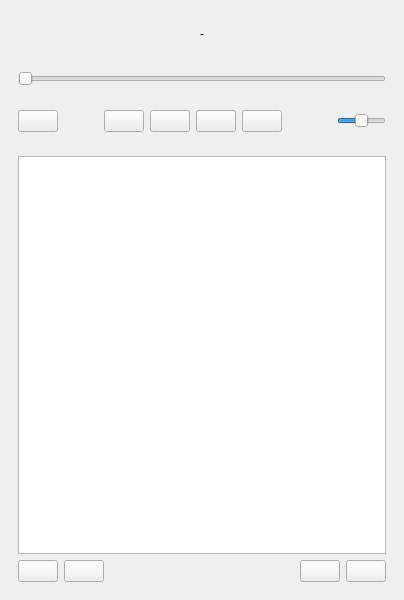
<?xml version="1.0" encoding="UTF-8"?>
<ui version="4.0">
 <class>MainWindow</class>
 <widget class="QMainWindow" name="MainWindow">
  <property name="geometry">
   <rect>
    <x>0</x>
    <y>0</y>
    <width>404</width>
    <height>600</height>
   </rect>
  </property>
  <property name="minimumSize">
   <size>
    <width>404</width>
    <height>600</height>
   </size>
  </property>
  <property name="windowTitle">
   <string notr="true">Cassette</string>
  </property>
  <property name="windowIcon">
   <iconset theme="media-tape">
    <normaloff>.</normaloff>.</iconset>
  </property>
  <property name="locale">
   <locale language="English" country="UnitedStates"/>
  </property>
  <widget class="QWidget" name="centralwidget">
   <layout class="QVBoxLayout" name="verticalLayout_4">
    <property name="bottomMargin">
     <number>0</number>
    </property>
    <item>
     <widget class="QWidget" name="main" native="true">
      <layout class="QVBoxLayout" name="verticalLayout_3">
       <item>
        <widget class="QWidget" name="w_info" native="true">
         <property name="sizePolicy">
          <sizepolicy hsizetype="Preferred" vsizetype="Minimum">
           <horstretch>0</horstretch>
           <verstretch>0</verstretch>
          </sizepolicy>
         </property>
         <layout class="QVBoxLayout" name="verticalLayout">
          <item>
           <widget class="QLabel" name="lb_info">
            <property name="sizePolicy">
             <sizepolicy hsizetype="Expanding" vsizetype="Preferred">
              <horstretch>0</horstretch>
              <verstretch>0</verstretch>
             </sizepolicy>
            </property>
            <property name="text">
             <string notr="true">-</string>
            </property>
            <property name="alignment">
             <set>Qt::AlignCenter</set>
            </property>
           </widget>
          </item>
         </layout>
        </widget>
       </item>
       <item>
        <widget class="QWidget" name="w_controls" native="true">
         <layout class="QVBoxLayout" name="verticalLayout_2">
          <property name="leftMargin">
           <number>0</number>
          </property>
          <property name="topMargin">
           <number>15</number>
          </property>
          <property name="rightMargin">
           <number>0</number>
          </property>
          <item>
           <widget class="QSlider" name="s_progress">
            <property name="orientation">
             <enum>Qt::Horizontal</enum>
            </property>
           </widget>
          </item>
          <item>
           <widget class="QWidget" name="w_buttons" native="true">
            <property name="sizePolicy">
             <sizepolicy hsizetype="Preferred" vsizetype="Minimum">
              <horstretch>0</horstretch>
              <verstretch>0</verstretch>
             </sizepolicy>
            </property>
            <layout class="QHBoxLayout" name="horizontalLayout">
             <property name="leftMargin">
              <number>0</number>
             </property>
             <property name="rightMargin">
              <number>0</number>
             </property>
             <property name="bottomMargin">
              <number>0</number>
             </property>
             <item>
              <widget class="QPushButton" name="btn_repeat_mode">
               <property name="text">
                <string notr="true"/>
               </property>
               <property name="icon">
                <iconset theme="media-playlist-repeat">
                 <normaloff>.</normaloff>.</iconset>
               </property>
               <property name="checkable">
                <bool>true</bool>
               </property>
              </widget>
             </item>
             <item>
              <spacer name="horizontalSpacer">
               <property name="orientation">
                <enum>Qt::Horizontal</enum>
               </property>
               <property name="sizeType">
                <enum>QSizePolicy::MinimumExpanding</enum>
               </property>
               <property name="sizeHint" stdset="0">
                <size>
                 <width>40</width>
                 <height>20</height>
                </size>
               </property>
              </spacer>
             </item>
             <item>
              <widget class="QPushButton" name="btn_prev">
               <property name="text">
                <string notr="true"/>
               </property>
               <property name="icon">
                <iconset theme="media-skip-backward">
                 <normaloff>.</normaloff>.</iconset>
               </property>
              </widget>
             </item>
             <item>
              <widget class="QPushButton" name="btn_stop">
               <property name="enabled">
                <bool>true</bool>
               </property>
               <property name="text">
                <string notr="true"/>
               </property>
               <property name="icon">
                <iconset theme="media-playback-stop">
                 <normaloff>.</normaloff>.</iconset>
               </property>
              </widget>
             </item>
             <item>
              <widget class="QPushButton" name="btn_play">
               <property name="text">
                <string notr="true"/>
               </property>
               <property name="icon">
                <iconset theme="media-playback-start">
                 <normaloff>.</normaloff>.</iconset>
               </property>
               <property name="checkable">
                <bool>false</bool>
               </property>
               <property name="default">
                <bool>false</bool>
               </property>
              </widget>
             </item>
             <item>
              <widget class="QPushButton" name="btn_next">
               <property name="text">
                <string notr="true"/>
               </property>
               <property name="icon">
                <iconset theme="media-skip-forward">
                 <normaloff>.</normaloff>.</iconset>
               </property>
              </widget>
             </item>
             <item>
              <widget class="QWidget" name="widget" native="true">
               <layout class="QHBoxLayout" name="horizontalLayout_3">
                <property name="spacing">
                 <number>0</number>
                </property>
                <property name="rightMargin">
                 <number>0</number>
                </property>
                <item>
                 <widget class="QPushButton" name="btn_volume">
                  <property name="sizePolicy">
                   <sizepolicy hsizetype="Minimum" vsizetype="Minimum">
                    <horstretch>0</horstretch>
                    <verstretch>0</verstretch>
                   </sizepolicy>
                  </property>
                  <property name="text">
                   <string notr="true"/>
                  </property>
                  <property name="icon">
                   <iconset theme="audio-volume-medium">
                    <normaloff>.</normaloff>.</iconset>
                  </property>
                  <property name="checkable">
                   <bool>true</bool>
                  </property>
                  <property name="flat">
                   <bool>true</bool>
                  </property>
                 </widget>
                </item>
                <item>
                 <widget class="QSlider" name="s_volume">
                  <property name="sizePolicy">
                   <sizepolicy hsizetype="Expanding" vsizetype="Fixed">
                    <horstretch>0</horstretch>
                    <verstretch>0</verstretch>
                   </sizepolicy>
                  </property>
                  <property name="maximum">
                   <number>100</number>
                  </property>
                  <property name="pageStep">
                   <number>5</number>
                  </property>
                  <property name="value">
                   <number>50</number>
                  </property>
                  <property name="orientation">
                   <enum>Qt::Horizontal</enum>
                  </property>
                 </widget>
                </item>
               </layout>
              </widget>
             </item>
            </layout>
           </widget>
          </item>
         </layout>
        </widget>
       </item>
       <item>
        <widget class="QWidget" name="w_playlist" native="true">
         <property name="sizePolicy">
          <sizepolicy hsizetype="Preferred" vsizetype="MinimumExpanding">
           <horstretch>0</horstretch>
           <verstretch>0</verstretch>
          </sizepolicy>
         </property>
         <layout class="QVBoxLayout" name="verticalLayout_5">
          <property name="leftMargin">
           <number>0</number>
          </property>
          <property name="topMargin">
           <number>0</number>
          </property>
          <property name="rightMargin">
           <number>0</number>
          </property>
          <property name="bottomMargin">
           <number>0</number>
          </property>
          <item>
           <widget class="QWidget" name="gb_tracks" native="true">
            <property name="sizePolicy">
             <sizepolicy hsizetype="Preferred" vsizetype="MinimumExpanding">
              <horstretch>0</horstretch>
              <verstretch>0</verstretch>
             </sizepolicy>
            </property>
            <layout class="QVBoxLayout" name="verticalLayout_6">
             <property name="leftMargin">
              <number>0</number>
             </property>
             <property name="topMargin">
              <number>0</number>
             </property>
             <property name="rightMargin">
              <number>0</number>
             </property>
             <property name="bottomMargin">
              <number>0</number>
             </property>
             <item>
              <widget class="QListWidget" name="lt_playlist"/>
             </item>
            </layout>
           </widget>
          </item>
          <item>
           <widget class="QWidget" name="w_playlist_controls" native="true">
            <property name="sizePolicy">
             <sizepolicy hsizetype="Preferred" vsizetype="Fixed">
              <horstretch>0</horstretch>
              <verstretch>1</verstretch>
             </sizepolicy>
            </property>
            <layout class="QHBoxLayout" name="horizontalLayout_2">
             <property name="leftMargin">
              <number>0</number>
             </property>
             <property name="topMargin">
              <number>0</number>
             </property>
             <property name="rightMargin">
              <number>0</number>
             </property>
             <item>
              <widget class="QPushButton" name="btn_about">
               <property name="text">
                <string notr="true"/>
               </property>
               <property name="icon">
                <iconset theme="help-about"/>
               </property>
              </widget>
             </item>
             <item>
              <widget class="QPushButton" name="btn_notify">
               <property name="text">
                <string notr="true"/>
               </property>
               <property name="icon">
                <iconset theme="user-available"/>
               </property>
              </widget>
             </item>
             <item>
              <spacer name="horizontalSpacer_3">
               <property name="orientation">
                <enum>Qt::Horizontal</enum>
               </property>
               <property name="sizeHint" stdset="0">
                <size>
                 <width>297</width>
                 <height>20</height>
                </size>
               </property>
              </spacer>
             </item>
             <item>
              <widget class="QPushButton" name="btn_playlist_add">
               <property name="text">
                <string notr="true"/>
               </property>
               <property name="icon">
                <iconset theme="list-add">
                 <normaloff>.</normaloff>.</iconset>
               </property>
              </widget>
             </item>
             <item>
              <widget class="QPushButton" name="btn_playlist_del">
               <property name="text">
                <string notr="true"/>
               </property>
               <property name="icon">
                <iconset theme="list-remove">
                 <normaloff>.</normaloff>.</iconset>
               </property>
              </widget>
             </item>
            </layout>
           </widget>
          </item>
         </layout>
        </widget>
       </item>
      </layout>
     </widget>
    </item>
   </layout>
  </widget>
 </widget>
 <resources/>
 <connections/>
</ui>
